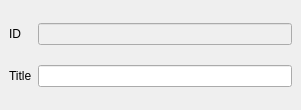
<?xml version="1.0" encoding="UTF-8"?>
<ui version="4.0">
 <class>ProfilePropertiesDockWidget</class>
 <widget class="QDockWidget" name="ProfilePropertiesDockWidget">
  <property name="geometry">
   <rect>
    <x>0</x>
    <y>0</y>
    <width>301</width>
    <height>110</height>
   </rect>
  </property>
  <property name="windowTitle">
   <string>Profile Properties</string>
  </property>
  <widget class="QWidget" name="dockWidgetContents">
   <layout class="QGridLayout" name="gridLayout">
    <item row="1" column="0">
     <widget class="QLabel" name="label">
      <property name="text">
       <string>Title</string>
      </property>
     </widget>
    </item>
    <item row="1" column="1">
     <widget class="QLineEdit" name="title"/>
    </item>
    <item row="0" column="1">
     <widget class="QLineEdit" name="id">
      <property name="enabled">
       <bool>false</bool>
      </property>
      <property name="readOnly">
       <bool>true</bool>
      </property>
     </widget>
    </item>
    <item row="0" column="0">
     <widget class="QLabel" name="label_2">
      <property name="text">
       <string>ID</string>
      </property>
     </widget>
    </item>
   </layout>
  </widget>
 </widget>
 <resources/>
 <connections/>
</ui>
